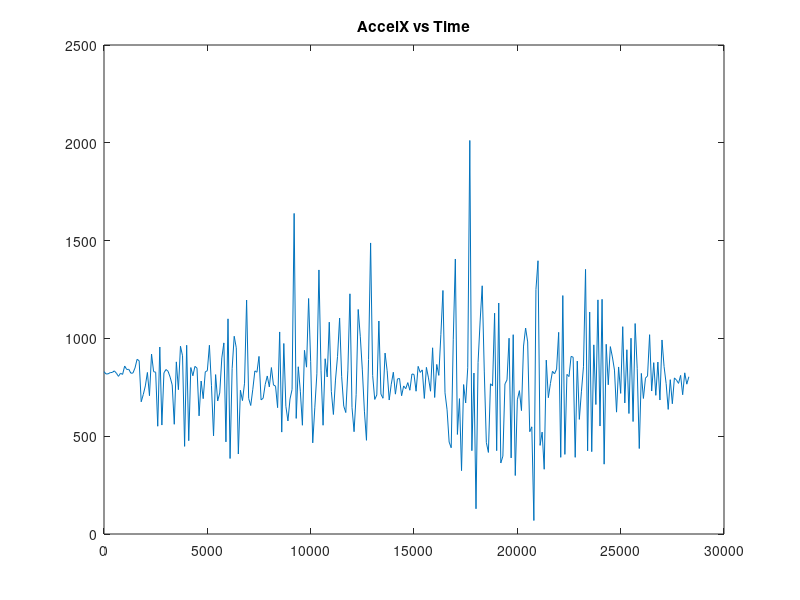
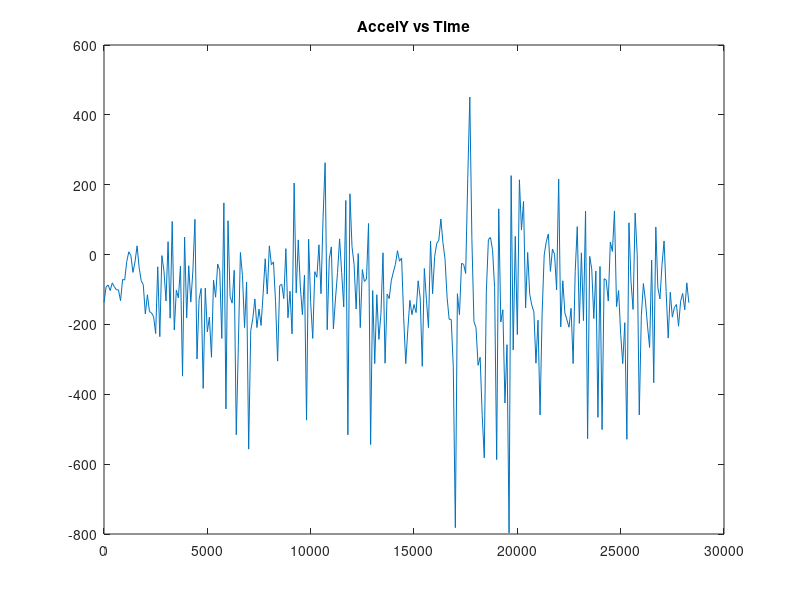
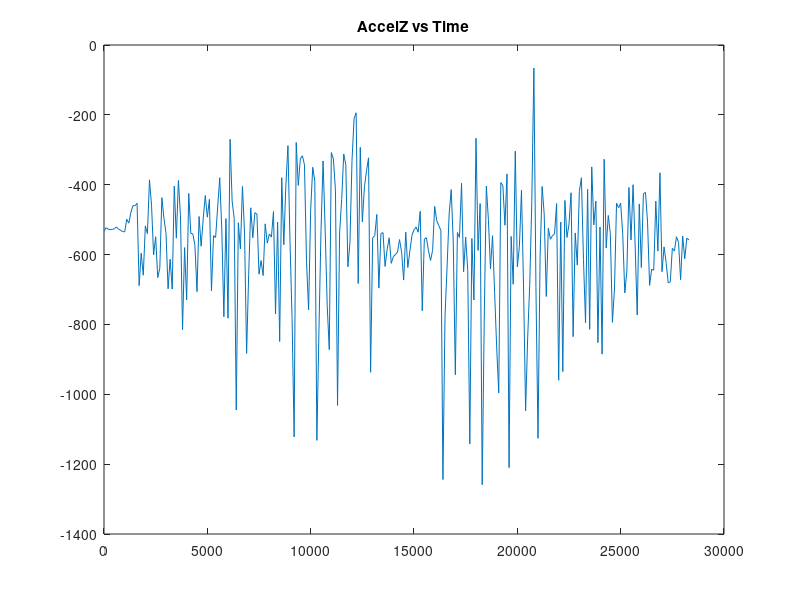
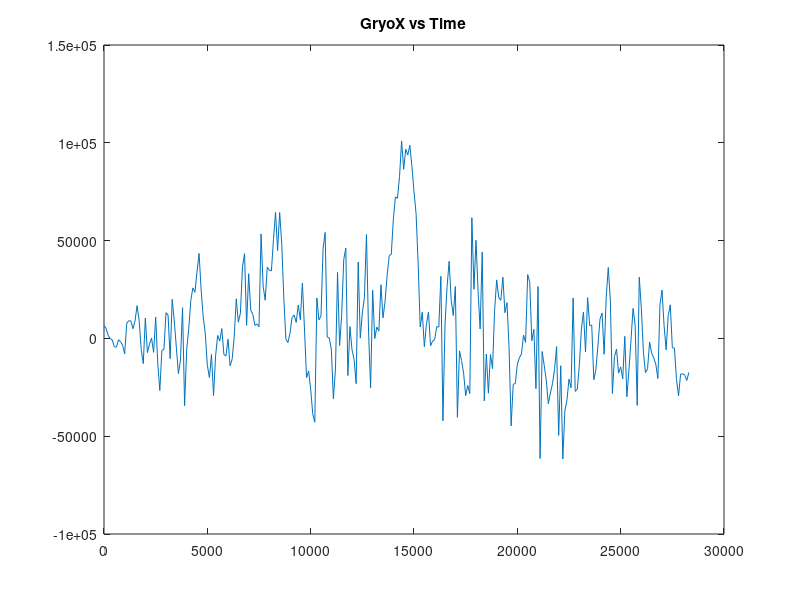

The MATLAB source for these figures, in order:
%% Machine Learning Online Class - Exercise 1: Linear Regression

% Instructions
% ------------
%
% This file contains code that helps you get started on the
% linear exercise. You will need to complete the following functions
% in this exericse:
%
% warmUpExercise.m
% plotData.m
% gradientDescent.m
% computeCost.m
% gradientDescentMulti.m
% computeCostMulti.m
% featureNormalize.m
% normalEqn.m
%
% For this exercise, you will not need to change any code in this file,
% or any other files other than those mentioned above.
%
% x refers to the population size in 10,000s
% y refers to the profit in $10,000s
%

%% Initialization
clear ; close all; clc
% clear anything you might have

%% ==================== Part 1: Basic Function ====================
% Complete warmUpExercise.m






fprintf('Program paused. Starting MCS Press enter to continue.\n');
pause;

%makes sure nothing half-loads

fprintf('Plotting Test Data ...\n')
data = load('KVAug13Data-1 - KVAug13Data.csv'); %import dataset
time = data(:, 1); AX = data(:, 2); AY = data(:, 3);AZ = data(:, 4);GX = data(:, 5);GY = data(:, 6);GZ = data(:, 7);
%from walkF.txt, dedicate each column to a variable

figure;
plot(time, AX);
title('AccelX vs Time')


figure;
plot(time, AY);
title('AccelY vs Time')

figure;
plot(time, AZ);
title('AccelZ vs Time')

% Plot Gyro Data


figure;
plot(time, GX);
title('GryoX vs Time')


figure;
plot(time, GY);
title('GyroY vs Time')

figure;
plot(time, GZ);
title('GyroZ vs Time')



%Printing All
figure;

%plot(time, AX);
%hold on



%plot(time, AY);
%hold on



%plot(time, AZ);
%hold on


% Plot Gyro Data



plot(time, GX);
hold on




plot(time, GY);
hold on


plot(time, GZ);
hold on
title('All vs Time')


%hold on allows you to graph multiple things










